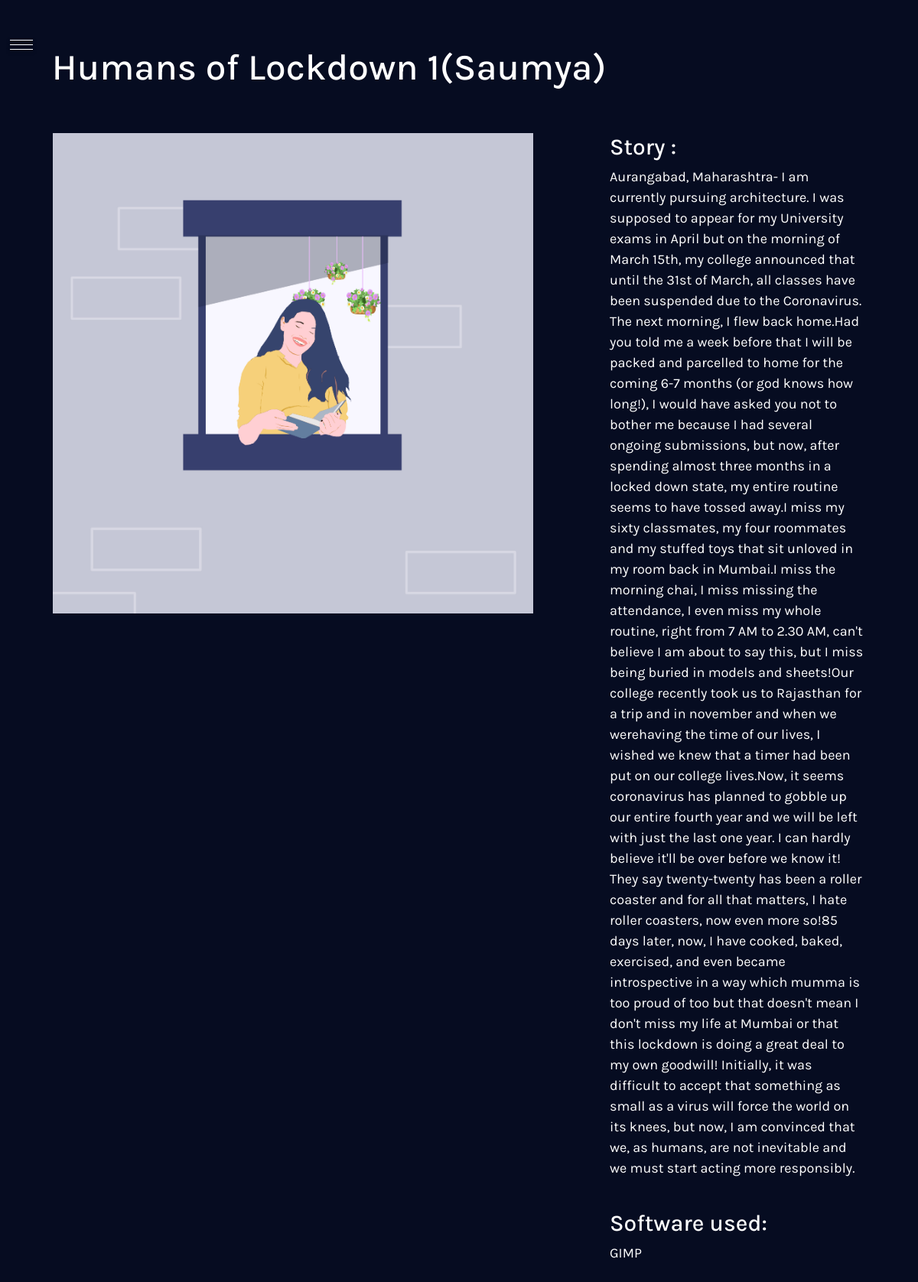
The page /series/1/ on the database its author committed.
### series/models.py (models this page shows)
class Series(models.Model):
    title = models.CharField(max_length=100)
    description = models.TextField()
    technology = models.CharField(max_length=100)
    image = models.FilePathField(path="/img")

### series/views.py (the view)
# urls.py: path("<int:pk>/", views.series_detail, name="series_detail"),
def series_detail(request,pk):
    se = Series.objects.get(pk=pk)
    context = {
        'se':se
    }
    return render(request,'series_detail.html',context)

### series/templates/series_detail.html (shortened to what this page needs)
{% extends "base.html" %}
{% load static %}
{% block page_content %}
<body style="background-color:#060c21;">
<h1 style="padding-left:4.4vw; padding-top:5vw; color:white; font-size:4vw; font-family:Karla;">{{ se.title }}</h1>
<div class="row" style="padding:4.5vw; padding-top:4vw;">
    <div class="col-md-8">
        <img src="{% static se.image %}" alt="" width="90%" class="images">
    </div>
    <div class="col-md-4">
        <h2 style="color:white; font-size:2.5vw; font-family:Karla;">Story :</h2>
        <p style="color:white; font-size:1.5vw; font-family:Karla;">{{ se.description }}</p>
        <br>
        <h2 style="color:white; font-size:2.5vw; font-family:Karla;">Software used:</h2>
        <a href="https://www.gimp.org/" style="color:white; font-size:1.5vw; font-family:Karla;">{{ se.technology }}</a>
    </div>
</div>
</body>
{% endblock %}

### series/templates/series_detail.html (style rules this page uses)
body { margin: 0; padding: 0; display: flex; justify-content: center; align-items: center; }
.images { position: sticky; top: 0; }

### rows shown on the page
Series: title "Humans of Lockdown 1(Saumya)", image (picture), description "Aurangabad, Maharashtra- I am currently pursuing architecture. I was supposed to appear for my University exams in April but on the morning of March 15th, my college announced that until the 31st of March, all classes have been suspended due to the Coronavirus. The next morning, I flew back home.Had you told me a week before that I will be packed and parcelled to home for the coming 6-7 months (or god knows how long!), I would have asked you not to bother me because I had several ongoing submissions, but now, after spending almost three months in a locked down state, my entire routine seems to have tossed away.I miss my sixty classmates, my four roommates and my stuffed toys that sit…", technology "GIMP"
